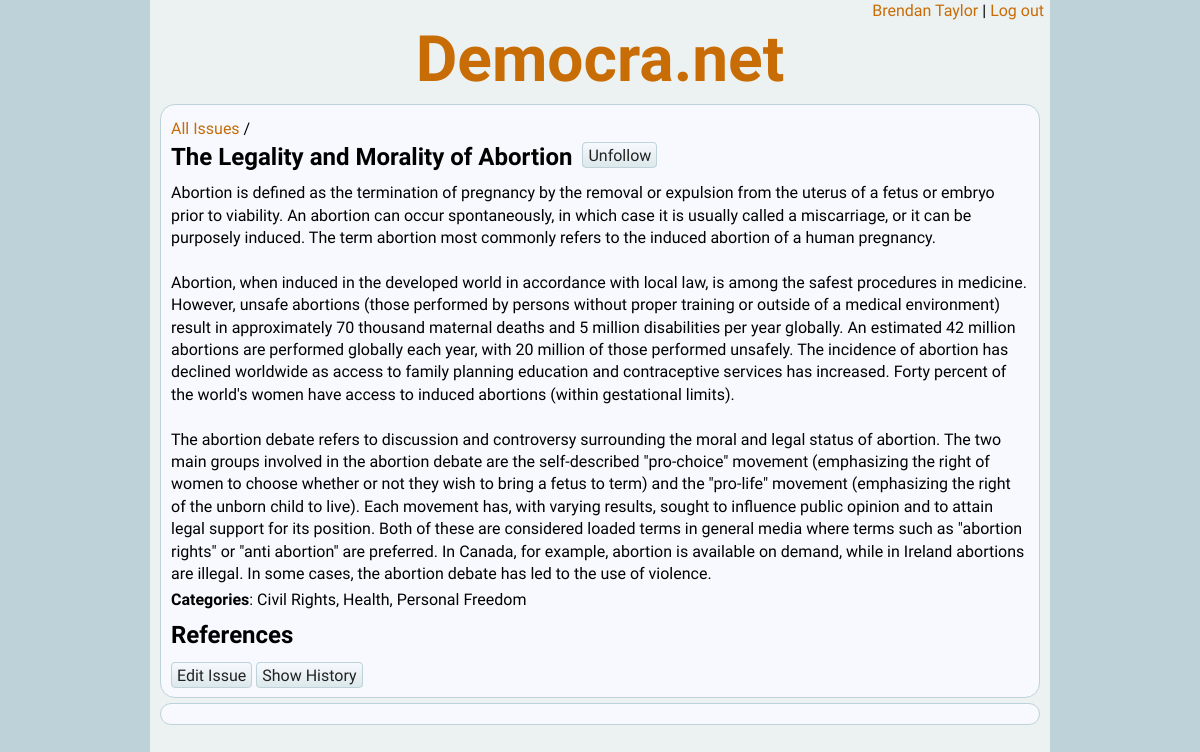
Screenshot of /issue.php?m=r&iid=1 (signed in) with the database file from the repository.
### tables this page shows
CREATE TABLE `citizens` (
  `citizen_id` int(11) NOT NULL AUTO_INCREMENT,
  `password` varchar(100) NOT NULL,
  `email` varchar(100) NOT NULL,
  `name` varchar(100) DEFAULT NULL,
  `birth_year` int(11) DEFAULT NULL,
  `gender` int(11) DEFAULT NULL,
  `country` int(11) DEFAULT NULL,
  `postal_code` varchar(25) DEFAULT NULL,
  PRIMARY KEY (`citizen_id`)
);

CREATE TABLE `issues` (
  `issue_id` int(11) NOT NULL,
  `version` int(11) NOT NULL,
  `name` varchar(100) NOT NULL,
  `description` varchar(3000) NOT NULL,
  `citizen_id` int(11) DEFAULT NULL,
  `ts` datetime DEFAULT NULL,
  PRIMARY KEY (`issue_id`,`version`)
);

### inc/class.citizen.php (called while the page is built, shortened)
<?php
require_once ("class.database.php");
require_once ("util.democranet.php");
class citizen
{
	public $citizen_id = null;
	public function check_session()
	{
		if (isset($_SESSION['citizen_id']))
		{
			$this->citizen_id = $_SESSION['citizen_id'];
		}
	}
	public function load_db($db)
	{
		$this->db = $db;
		$sql = "SELECT * FROM citizens WHERE citizen_id = '{$this->citizen_id}'";
		$this->db->execute_query($sql);
		$line = $this->db->fetch_line();
		$this->name = $line['name'];
	}
}
?>

### inc/class.database.php (called while the page is built, shortened)
<?php
class database {
	public $conn = null;
	public $result = null;
	public function open_connection()
	{
		$this->conn = new mysqli(self::DB_HOST, self::DB_UNAME, self::DB_PWD, self::DB_NAME)
			or die("Connect Error (" . $this->conn->connect_errno . ") " . $this->conn->connect_error);
	}
	public function execute_query($sql)
	{
		$this->result = $this->conn->query($sql)
			or die("Could not execute the query: {$this->conn->error}<br />sql = {$sql}");
	}
	public function fetch_line($result = null)
	{
		if ($result)
		{
			$line = $result->fetch_assoc();
		}
		else
		{
			$line = $this->result->fetch_assoc();
		}
		return $line;
	}
}
?>

### inc/util.democranet.php (called while the page is built, shortened)
<?php
function is_following($type, $type_id)
{
	global $citizen, $db;
	$ret = false;
	$sql = "SELECT COUNT(*) count FROM follows WHERE type = '{$type}' AND type_id = '{$type_id}' AND citizen_id = '{$citizen->citizen_id}'";
	$db->execute_query($sql);
	$line = $db->fetch_line();
	$count = $line['count'];
	if ($count > 0) {
		$ret = true;
	}
	return $ret;
}
?>

### issue.php (the view, shortened to what this page needs)
<?php
require_once ("inc/class.database.php");
require_once ("inc/util.democranet.php");
require_once ("inc/class.issue.php");
require_once ("inc/class.citizen.php");
$db = new database();
$db->open_connection();
$citizen = new citizen();
$citizen->check_session();
if ($citizen->in_session)
{
	$citizen->load_db($db);
}
else
{
	header("Location:login.php");
}
$mode = "";
if (check_field("m", $_REQUEST))
{
	$mode = $_REQUEST['m'];
}
elseif (check_field("iid", $_REQUEST))
{
	$mode = "r";
}
else
{
	$mode = "n";
}
$issue = new issue($db);
if ($mode == "r" || $mode == "e" || $mode == "d")
{
	$issue->load(LOAD_DB);
}
elseif ($mode == "u" || $mode == "i")
{
	$issue->load(LOAD_POST);
}
else
{
	$issue->load(LOAD_NEW);
}
echo DOC_TYPE;
?>
<html>
<head>
	<link rel="stylesheet" type="text/css" href="style/democranet.css" />
	<link rel="stylesheet" type="text/css" href="style/jquery-ui.css">
</head>
<body>
<div id="container">
<?php include ("inc/header.login.php"); ?>
	<div class="content">
<?php if ($mode == "e" || $mode == "n") { ?>
<table class="form">
	<form id="fo_edit_issue" method="post" action="<?php echo $submit_action; ?>">
	<tr>
		<th>Title:<input name="issue_id" id="type_id" type="hidden" value="<?php echo $issue->id; ?>" /></th>
		<td><input name="name" size="50" value="<?php echo $issue->name; ?>" /></td>
	</tr>
	<tr>
		<th>
			Description:<br>
			<a class="btn" id="bu_desc_help" href="JAVASCRIPT:$('#bu_desc_help').click()">?</a>
		</th>
		<td>
			<textarea name="description" id="ta_description" data-maxChars="<?php echo ISS_DESC_MAXLEN; ?>"><?php echo $issue->description; ?></textarea>
			<span class="counter">Character count: <span id="sp_char_num"></span> / <?php echo ISS_DESC_MAXLEN; ?> maximum</span>
			<div id="desc_help" title="Description Help">
				<p>The length of the Description field is deliberately limited to 3000 characters in
				 	order to keep the issue description brief. References are used to provide
				 	additional detail and to improve the credibility of the statements.
				</p>
			</div>
		</td>
	</tr>
	<tr>
		<th>Categories:</th>
		<td>
			<select name="categories[]" id="categories" multiple="multiple" size="6">
				<?php echo get_category_options($issue->get_categories()); ?>
			</select>
		</td>
	</tr>
	<tr>
		<td></td>
		<td>
			<a id="bu_submit" class="btn" href="#">Save Issue</a>&nbsp;
			<a id="bu_cancel" class="btn" href="#">Cancel Edit</a>
		</td>
	</tr>
	</form>
</table>
<?php if ($mode != "n") { ?>
<table class="form" style="margin-top: 10px">
	<tr>
		<th>References:<br><a id="bu_ref_help" class="btn" href="#">?</a></th>
		<td>
<?php include ("inc/div.refbuilder.php"); ?>
		</td>
	</tr>
</table>
<?php } ?>
<?php
}
else
{
	if (is_following("i", $issue->id))
	{
		$button_text = "Unfollow";
	}
	else
	{
		$button_text = "Follow";
	}
?>
			<p class="with_btn">
				<a href="issbrws.php">All Issues</a> / <br>
				<span class="title"><?php echo $issue->name; ?></span><a class="btn" href="#" id="bu_follow"><?php echo $button_text; ?></a>
			</p>
			<div id="description"><?php echo $issue->display_description(); ?></div>
			<p><strong>Categories</strong>: <?php echo display_categories($issue->get_categories(), 1); ?></p>
			<p class="title">References</p>
			<a class="btn" href="issue.php?m=e&iid=<?php echo $issue->id; ?>">Edit Issue</a>
			<a class="btn" href="isshist.php?iid=<?php echo $issue->id; ?>">Show History</a>
		</div>
		<div class="content">
<?php } ?>
		</div>
	</div>
</body>
</html>
<?php
function display_categories($selected_categories) {
	$result = "";
	foreach($selected_categories as $category_id => $category_name) {
		$result .= "{$category_name}, ";
	}
	return substr($result, 0, -2);
}
?>

### inc/header.login.php
<div id="login">
	<p><a href="citizen.php"><?php echo $citizen->name; ?></a>&nbsp;|&nbsp;<a href="login.php?m=lo">Log out</a></p>
</div>
<div id="header">
	<h1><a href="index.php">Democra.net</a></h1>
</div>

### inc/class.issue.php (shortened to what this page needs)
<?php
require_once ("class.database.php");
require_once ("util.democranet.php");
class issue
{
	private $db = null;
	public $id = null;
	public $description = null;
	public function __construct($db)
	{
		$this->db = $db;
	}
	public function load($source, $version = null)
	{
		switch ($source)
		{
			case LOAD_DB:
				$this->id = $_REQUEST['iid'];
				if (isset($version)) {
					$subsql = "{$version}";
				} else {
					$subsql = "(SELECT MAX(version) FROM issues WHERE issue_id = i.issue_id)";
				}
				$sql = "SELECT * FROM issues i WHERE i.issue_id = '{$this->id}' AND i.version = {$subsql}";
				$this->db->execute_query($sql);
				$line = $this->db->fetch_line();
				$this->name = $line['name'];
				$this->description = $line['description'];
				$sql = "SELECT * FROM issue_category WHERE issue_id = '{$this->id}'";
				$this->db->execute_query($sql);
				break;
		}
	}
	public function display_description()
	{
		return str_replace("\r\n", "<br>", $this->description);
	}
	public function get_categories()
	{
		$sql = "SELECT ic.*, c.name category_name
			FROM issue_category ic
			LEFT JOIN categories c on ic.category_id = c.category_id
			WHERE ic.issue_id = '{$this->id}'
			ORDER BY c.name ASC";
		$this->db->execute_query($sql);
		$arr = array();
		while($line = $this->db->fetch_line()) {
			$arr[$line['category_id']] = $line['category_name'];
		}
		return $arr;
	}
}
?>

### style/democranet.css (style rules this page uses)
body { font-family: 'Quattrocento Sans', helvetica, arial, sans-serif; font-size: 100%; line-height: 1.4; background-color: #BED2D9; margin: 0; }
h1, h2, h3, h4, h5 { font-family: 'Dosis', sans-serif; font-weight: 600; line-height: 1.2; margin-bottom: .5em; }
p { font-family: 'Quattrocento Sans', helvetica, arial, sans-serif; font-size: 1em; font-weight: 400; margin-top: .2em; margin-bottom: .5em; }
.title { font-size: 1.5em; margin: 0 0 .5em 0; font-weight: 700; }
.btn { border-style: solid; border-color: #BED2D9; border-radius: 4px; border-width: 1px; padding: 3px 5px 2px; background-image: linear-gradient(#F7F9FE, #DCE8EB); cursor: pointer; }
a.btn:link { text-decoration: none; color: #222; -webkit-transition: all 0s linear; -moz-transition: all 0s linear; -ms-transition: all 0s linear; -o-transition: all 0s linear; transition: all 0s linear; }
a:link { text-decoration: none; color: #C86C06; -webkit-transition: all .1s linear; -moz-transition: all .1s linear; -ms-transition: all .1s linear; -o-transition: all .1s linear; transition: all .1s linear; }
#header { text-align: center; padding: 0; }
#header h1 { margin-top:0; margin-bottom: 0; font-size: 4em; }
#container { margin: 0 auto; width: 900px; background-color: #ECF1F2; min-height: 780px; padding-bottom: 5px; }
#login { text-align: right; padding-right: 6px; }
#login p { margin: 0; }
.content { margin: 5px 10px; padding: 10px; background-color: #F7F9FE; border-radius: 15px; border: 1px solid #BED2D9; }
.with_btn .btn { position: relative; top: -4px; left: 10px; }

### rows the page displays
citizens: name "Brendan Taylor"
issues: name "The Legality and Morality of Abortion", description "Abortion is defined as the termination of pregnancy by the removal or expulsion from the uterus of a fetus or embryo prior to viability. An abortion can occur spontaneously, in which case it is usually called a miscarriage, or it can be purposely induced. The term abortion most commonly refers to the induced abortion of a human pregnancy. Abortion, when induced in the developed world in accordance with local law, is among the safest procedures in medicine. However, unsafe abortions (those performed by persons without proper training or outside of a medical environment) result in approximately 70 thousand maternal deaths and 5 million disabilities per year globally. An estimated 42 million…"

### other values shown
$button_text "Unfollow"
display_categories($issue->get_categories(), 1) "Civil Rights, Health, Personal Freedom"
